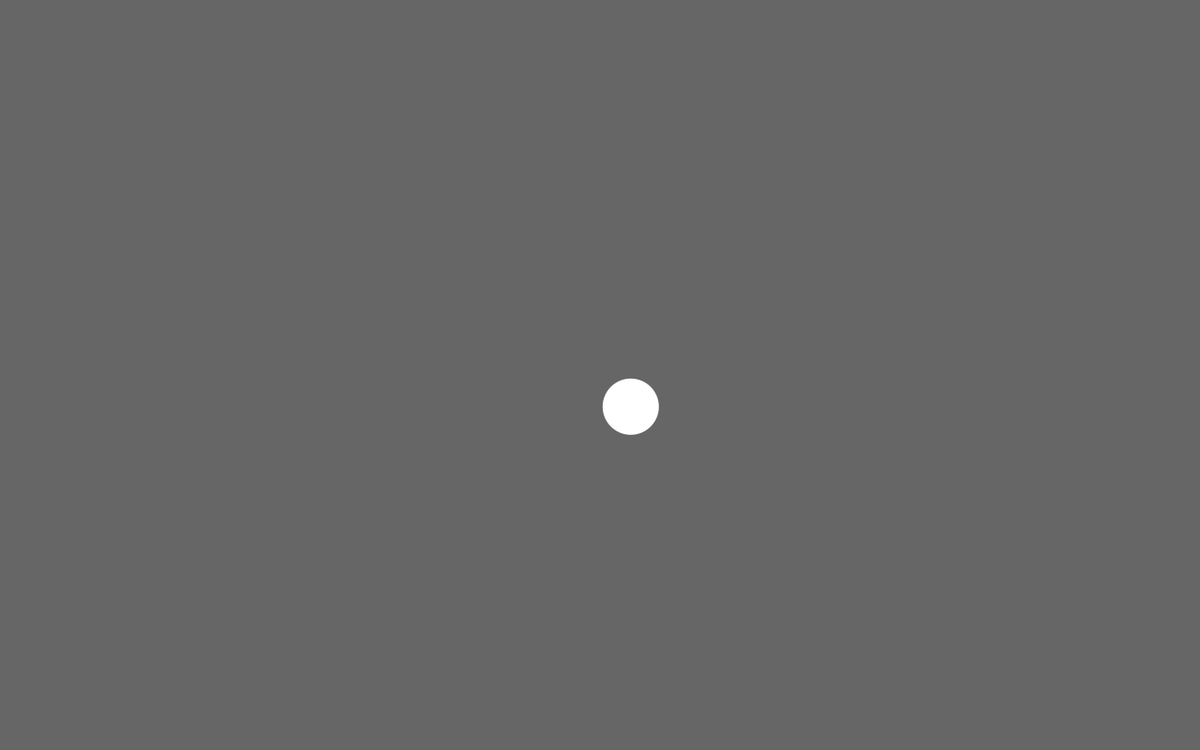
Frame 1 (no input)
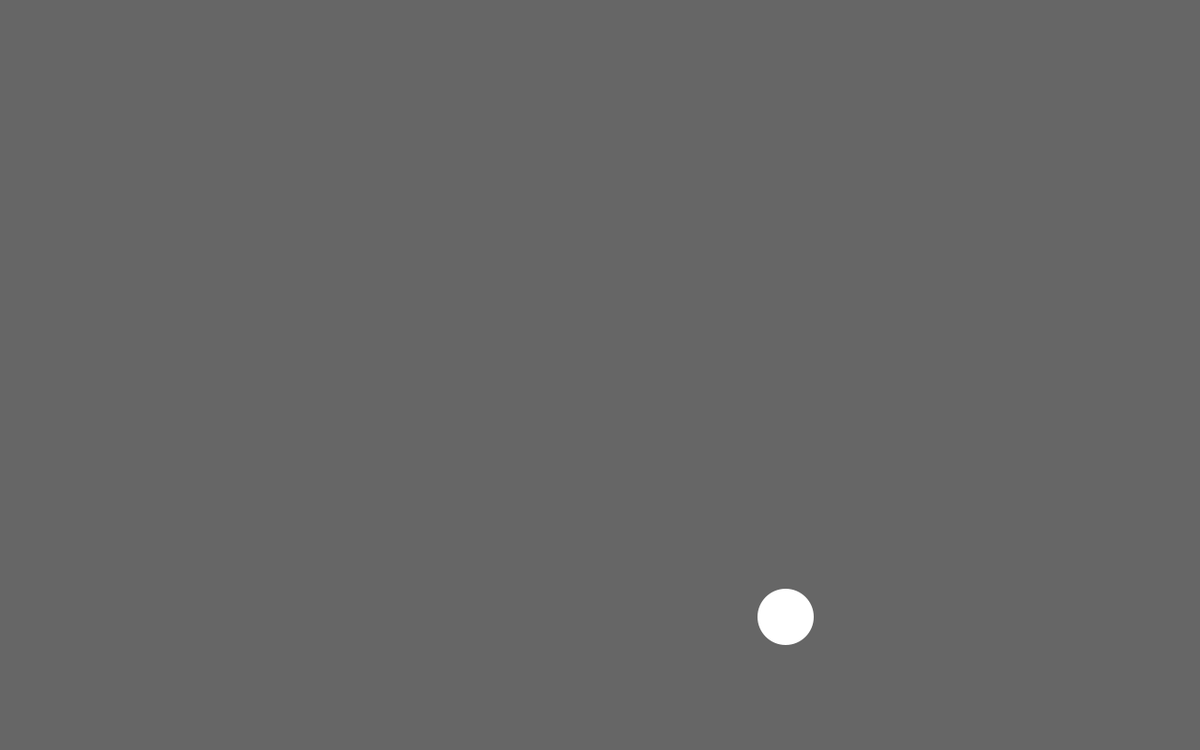
Frame 60 (the mouse pressed at the canvas centre just before this capture)
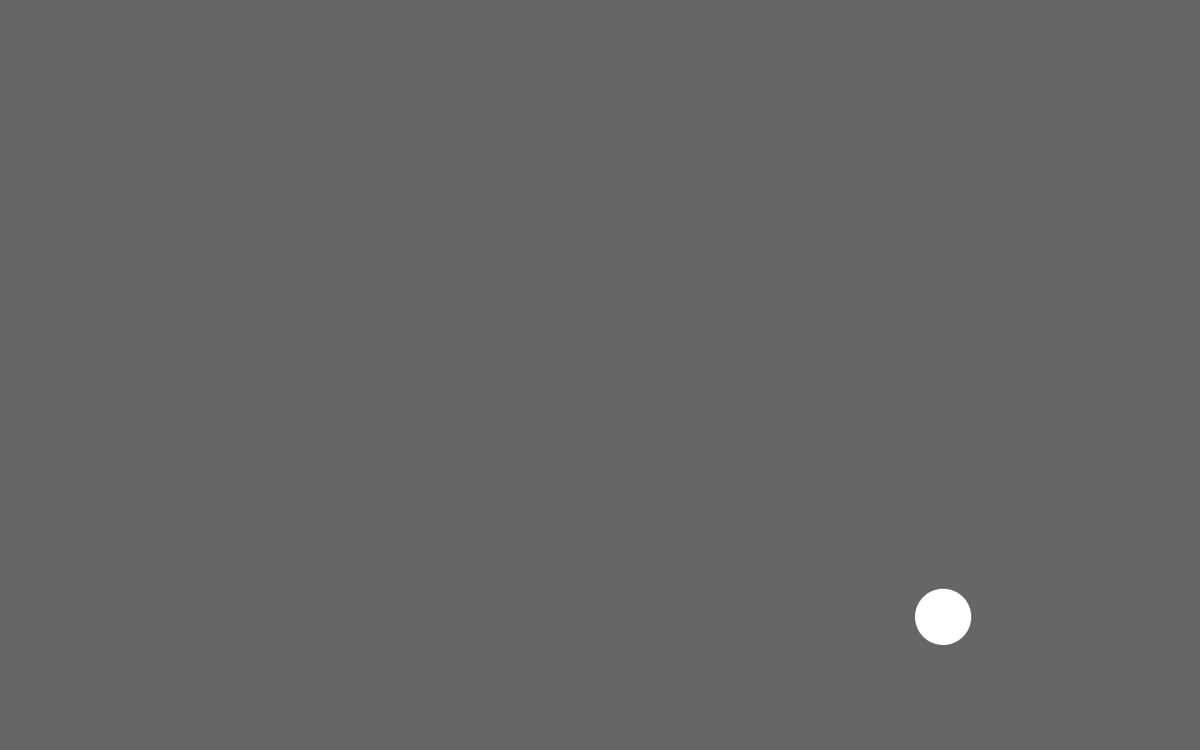
Frame 120 (the mouse held since frame 60 and released just before this capture)

The Processing sketch that drew these frames (run headless with seeded random() and noise(); from frame 60 on, the mouse is pressed at the canvas centre):

// Processing sketch: processing_33195
// ── processing_33195.pde

 
int diam = 60;       // Width of the shape
float xpos, ypos;    // Starting position of shape    

float xspeed = 2.8;  // Speed of the shape
float yspeed = 3.8;  // Speed of the shape

int xdirection = 1;  // Left or Right
int ydirection = 1;  // Top to Bottom

float mouseShapeDist;

void setup() 
{
  size(1280, 800);
  noStroke();
  frameRate(30);
  smooth();
  // Set the starting position of the shape
  xpos = width/2;
  ypos = height/2;

}

void draw() 
{
  background(102);
  
  // Update the position of the shape
  xpos = xpos + ( xspeed * xdirection );
  //xpos = constrain (xpos, 0, width-diam);
  ypos = ypos + ( yspeed * ydirection );
  //ypos = constrain ( ypos, 0, height-diam);
  
  // Test to see if the shape exceeds the boundaries of the screen
  // If it does, reverse its direction by multiplying by -1
  if (xpos > width-diam || xpos < 0) {
    xdirection *= -1;
  }
  if (ypos > height-diam || ypos < 0) {
    ydirection *= -1;
  }
  mouseShapeDist = dist(xpos+diam/2,ypos+diam/2,mouseX,mouseY);
  println(mouseShapeDist);
  if(mouseShapeDist <= diam/2){
    xdirection *= -1;
    ydirection *= -1;
    xpos = 1.1*(xpos + xspeed * xdirection);
    ypos = 1.1*(ypos + yspeed * ydirection);
  }
  ellipseMode(CORNER);
  ellipse(xpos, ypos, diam,diam);
}
